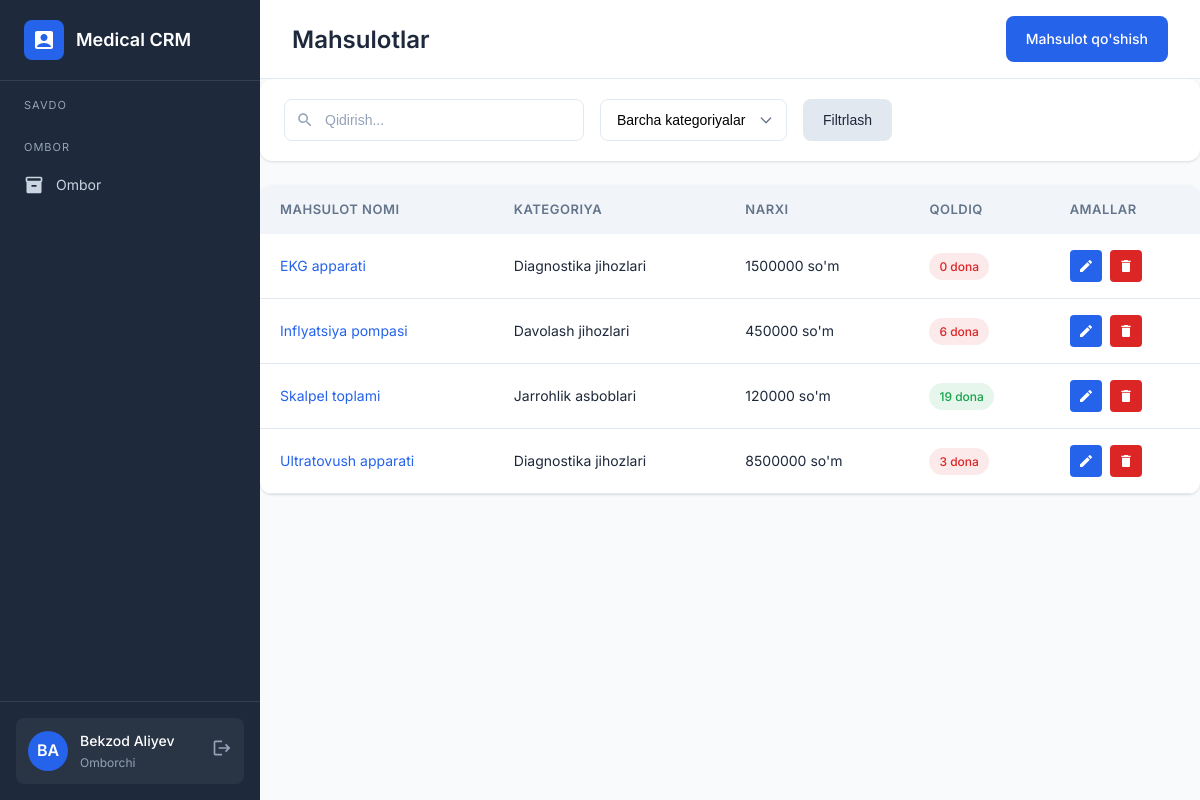
/products/ (signed in), run on the app's committed database.
### backend/main/models.py (models this page shows, shortened)
class User(AbstractUser):
    ROLE_CHOICES = [
        ('director', 'Direktor'),
        ('seller', 'Sotuvchi'),
        ('warehouse', 'Omborchi'),
        ('supplier', 'Yetkazib beruvchi'),
        ('courier', 'Kuryer'),
    ]
    role = models.CharField(max_length=20, choices=ROLE_CHOICES, default='seller')
    phone = models.CharField(max_length=20, blank=True)
    class Meta:
        verbose_name = 'Foydalanuvchi'
        verbose_name_plural = 'Foydalanuvchilar'

class Product(models.Model):
    name = models.CharField(max_length=300, verbose_name='Mahsulot nomi')
    category = models.ForeignKey(Category, on_delete=models.CASCADE, related_name='products', verbose_name='Kategoriya')
    description = models.TextField(blank=True, verbose_name='Tavsif')
    price = models.DecimalField(max_digits=12, decimal_places=2, verbose_name='Narxi (soʻm)')
    stock = models.PositiveIntegerField(default=0, verbose_name='Ombordagi soni')
    unit = models.CharField(max_length=50, default='dona', verbose_name='Oʻlchov birligi')
    image = models.ImageField(upload_to='products/', blank=True, null=True, verbose_name='Rasm')
    created_at = models.DateTimeField(auto_now_add=True)
    updated_at = models.DateTimeField(auto_now=True)
    class Meta:
        verbose_name = 'Mahsulot'
        verbose_name_plural = 'Mahsulotlar'

class Category(models.Model):
    name = models.CharField(max_length=200, verbose_name='Kategoriya nomi')
    description = models.TextField(blank=True, verbose_name='Tavsif')
    created_at = models.DateTimeField(auto_now_add=True)
    class Meta:
        verbose_name = 'Kategoriya'
        verbose_name_plural = 'Kategoriyalar'

### backend/main/views.py (the view)
# urls.py: path('products/', views.products_list, name='products'),
@login_required
def products_list(request):
    if request.user.role in {'director', 'seller', 'supplier'}:
        messages.error(request, "Siz uchun mahsulotlar bo'limi yopilgan")
        return redirect('dashboard')
    search = request.GET.get('search', '')
    category_id = request.GET.get('category', '')
    products = get_catalog_products_queryset()
    if search:
        products = products.filter(Q(name__icontains=search) | Q(description__icontains=search))
    if category_id:
        products = products.filter(category_id=category_id)
    categories = Category.objects.all()
    return render(request, 'products.html', {'products': products, 'categories': categories})

### backend/main/views.py (called while the page is built)
def get_catalog_products_queryset():
    return Product.objects.select_related('category').order_by('name')

### frontend/templates/products.html (shortened to what this page needs)
{% extends 'base.html' %}
{% block content %}
<div class="top-bar">
    <h1 class="page-title">Mahsulotlar</h1>
    <div class="page-actions">
        <a href="{% url 'product_create' %}" class="btn btn-primary">Mahsulot qo'shish</a>
    </div>
</div>
<div class="filter-bar">
    <form method="get" style="display: flex; gap: 16px; flex: 1;">
        <div class="search-box" style="flex: 1; max-width: 300px;">
            <svg viewBox="0 0 24 24"><path d="M15.5 14h-.79l-.28-.27C15.41 12.59 16 11.11 16 9.5 16 5.91 13.09 3 9.5 3S3 5.91 3 9.5 5.91 16 9.5 16c1.61 0 3.09-.59 4.23-1.57l.27.28v.79l5 4.99L20.49 19l-4.99-5zm-6 0C7.01 14 5 11.99 5 9.5S7.01 5 9.5 5 14 7.01 14 9.5 11.99 14 9.5 14z"/></svg>
            <input type="text" name="search" class="form-control" placeholder="Qidirish..." value="{{ request.GET.search|default:'' }}">
        </div>
        <div class="filter-group">
            <select name="category" class="form-control">
                <option value="">Barcha kategoriyalar</option>
            </select>
        </div>
        <button type="submit" class="btn btn-secondary">Filtrlash</button>
    </form>
</div>
<div class="table-container">
    <table>
        <thead>
            <tr>
                <th>Mahsulot nomi</th>
                <th>Kategoriya</th>
                <th>Narxi</th>
                <th>Qoldiq</th>
                <th>Amallar</th>
            </tr>
        </thead>
        <tbody>
            {% for product in products %}
            <tr>
                <td>
                    <a href="{% url 'product_detail' product.id %}">{{ product.name }}</a>
                </td>
                <td>{{ product.category.name }}</td>
                <td>{{ product.price|floatformat:0 }} so'm</td>
                <td>
                    <span class="badge {% if product.stock < 10 %}badge-danger{% else %}badge-success{% endif %}">
                        {{ product.stock }} {{ product.unit }}
                    </span>
                </td>
                <td>
                    <div class="actions">
                        <a href="{% url 'product_edit' product.id %}" class="action-btn edit" title="Tahrirlash">
                            <svg viewBox="0 0 24 24"><path d="M3 17.25V21h3.75L17.81 9.94l-3.75-3.75L3 17.25zM20.71 7.04c.39-.39.39-1.02 0-1.41l-2.34-2.34c-.39-.39-1.02-.39-1.41 0l-1.83 1.83 3.75 3.75 1.83-1.83z"/></svg>
                        </a>
                        <a href="{% url 'product_delete' product.id %}" class="action-btn delete" title="O'chirish" onclick="return confirm('Rostdan ham o\'chirishni xohlayapsizmi?')">
                            <svg viewBox="0 0 24 24"><path d="M6 19c0 1.1.9 2 2 2h8c1.1 0 2-.9 2-2V7H6v12zM19 4h-3.5l-1-1h-5l-1 1H5v2h14V4z"/></svg>
                        </a>
                    </div>
                </td>
            </tr>
            {% endfor %}
        </tbody>
    </table>
</div>
{% endblock %}

### frontend/templates/base.html (shortened to what this page needs)
{% load static %}
<!DOCTYPE html>
<html lang="uz">
<head>
    <link rel="stylesheet" href="{% static 'css/style.css' %}">
</head>
<body>
    {% if request.user.is_authenticated %}
    <div class="layout">
        <aside class="sidebar">
            <div class="sidebar-header">
                <div class="sidebar-logo">
                    <div class="sidebar-logo-icon">
                        <svg viewBox="0 0 24 24"><path d="M19 3H5c-1.1 0-2 .9-2 2v14c0 1.1.9 2 2 2h14c1.1 0 2-.9 2-2V5c0-1.1-.9-2-2-2zm-7 3c1.93 0 3.5 1.57 3.5 3.5S13.93 13 12 13s-3.5-1.57-3.5-3.5S10.07 6 12 6zm7 13H5v-.23c0-.62.28-1.2.76-1.58C7.47 15.82 9.64 15 12 15s4.53.82 6.24 2.19c.48.38.76.97.76 1.58V19z"/></svg>
                    </div>
                    <span class="sidebar-logo-text">Medical CRM</span>
                </div>
            </div>
            <nav class="sidebar-nav">
                <div class="nav-section">
                    <div class="nav-section-title">Savdo</div>
                </div>
                {% if request.user.role == 'warehouse' %}
                <div class="nav-section">
                    <div class="nav-section-title">Ombor</div>
                    <a href="{% url 'warehouse' %}" class="nav-item {% if '/warehouse' in request.path %}active{% endif %}">
                        <svg viewBox="0 0 24 24"><path d="M20 2H4c-1 0-2 .9-2 2v3.01c0 .72.43 1.34 1 1.69V20c0 1.1 1.1 2 2 2h14c.9 0 2-.9 2-2V8.7c.57-.35 1-.97 1-1.69V4c0-1.1-1-2-2-2zm-5 12H9v-2h6v2zm5-7H4V4h16v3z"/></svg>
                        <span>Ombor</span>
                    </a>
                </div>
                {% endif %}
            </nav>
            <div class="sidebar-footer">
                <div class="user-info">
                    <div class="user-avatar">{{ request.user.first_name.0|upper }}{{ request.user.last_name.0|upper }}</div>
                    <div class="user-details">
                        <div class="user-name">{{ request.user.get_full_name }}</div>
                        <div class="user-role">{{ request.user.get_role_display }}</div>
                    </div>
                    <a href="{% url 'logout' %}" style="color: var(--gray-light);">
                        <svg width="20" height="20" viewBox="0 0 24 24" fill="currentColor"><path d="M17 7l-1.41 1.41L18.17 11H8v2h10.17l-2.58 2.58L17 17l5-5zM4 5h8V3H4c-1.1 0-2 .9-2 2v14c0 1.1.9 2 2 2h8v-2H4V5z"/></svg>
                    </a>
                </div>
            </div>
        </aside>
        <main class="main-content">
            {% block content %}{% endblock %}
        </main>
    </div>
    {% else %}
    {% block login_content %}{% endblock %}
    {% endif %}
</body>
</html>

### data on the page
User: user.first_name.0 "B", user.last_name.0 "A", user.get_full_name "Bekzod Aliyev", user.role "Omborchi"
Product: name "EKG apparati", category.name "Diagnostika jihozlari", price "1500000", stock "0", unit "dona"
Product: name "Inflyatsiya pompasi", category.name "Davolash jihozlari", price "450000", stock "6", unit "dona"
Product: name "Skalpel toplami", category.name "Jarrohlik asboblari", price "120000", stock "19", unit "dona"
Product: name "Ultratovush apparati", category.name "Diagnostika jihozlari", price "8500000", stock "3", unit "dona"
